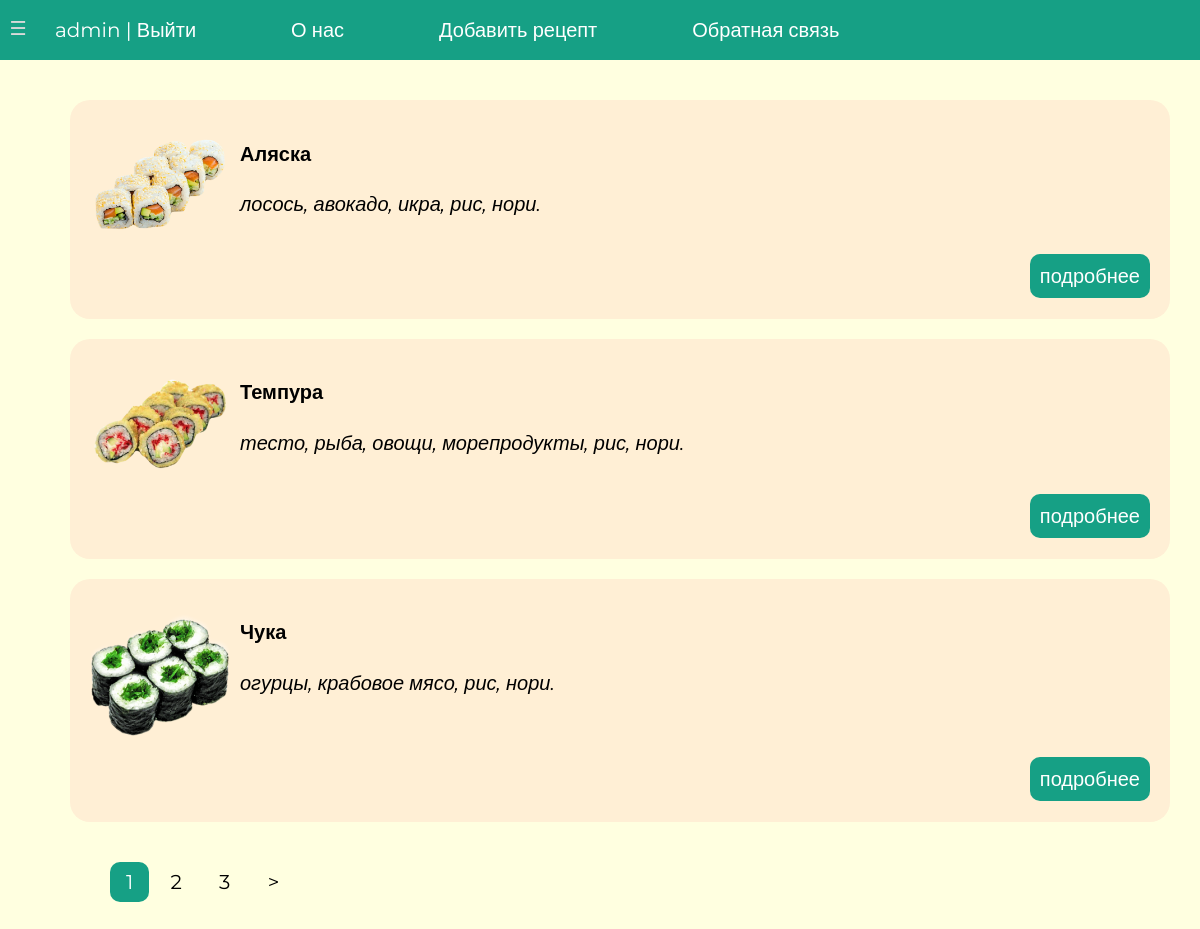
Page /category/pizza/ (signed in) on the committed database.
### app1/models.py (models this page shows, shortened)
class Eat(models.Model):
    title = models.CharField(max_length=255, verbose_name='Заголовок')
    description = models.TextField(blank=True, verbose_name='Описание')
    photo = models.ImageField(upload_to='photos/%Y/%m/%d', verbose_name='Фото')
    time_create = models.DateTimeField(auto_now_add=True, verbose_name='Дата создания')
    time_update = models.DateTimeField(auto_now=True, verbose_name='Дата изменения')
    is_existed = models.BooleanField(default=True, verbose_name='Наличие')
    category = models.ForeignKey('Category', on_delete=models.PROTECT, verbose_name='Категория', related_name='get_posts')
    slug = models.SlugField(max_length=255, unique=True, db_index=True, verbose_name='URL')
    def get_absolute_url(self):
        return reverse('position', kwargs={'post_slug': self.slug})
    class Meta:
        verbose_name = 'Все позиции еды'
        verbose_name_plural = 'Все позиции еды'
        ordering = ['-time_create', 'title']

### app1/views.py (the view)
# urls.py: path('category/<slug:category_slug>/', EatCategory.as_view(), name='category'),
class EatCategory(DataMixin, ListView):
    model = Eat
    template_name = 'app1/index.html'
    context_object_name = 'posts'
    allow_empty = False
    def get_queryset(self):
        return Eat.objects.filter(category__slug=self.kwargs['category_slug'], is_existed=True)
    def get_context_data(self, *, object_list=None, **kwargs):
        context = super().get_context_data(**kwargs)
        c = Category.objects.get(slug=self.kwargs['category_slug'])
        c_def = self.get_user_context(title="Категория - " + str(c.name),
                                      cat_selected=c.pk)
        return dict(list(context.items()) + list(c_def.items()))

### app1/models.py (called while the page is built)
    def get_absolute_url(self):
        return reverse('category', kwargs={'category_slug': self.slug})

### app1/templatetags/app1_tags.py (called while the page is built)
@register.inclusion_tag('app1/list_categories.html')
def show_categories(sort=None, cat_selected=0):
    if not sort:
        cats = Category.objects.all()
    else:
        cats = Category.objects.order_by(sort)
    return {"cats": cats, 'cat_selected': cat_selected}

@register.inclusion_tag('app1/list_menu.html')
def show_menu(sort=None, menu=menu):
    menu = menu
    return {"menu": menu}

### app1/utils.py (called while the page is built)
    def get_user_context(self, **kwargs):
        context = kwargs
        cats = cache.get("cats")
        if not cats:
            cats = Category.objects.annotate(Count('get_posts'))
            cache.set("cats", cats, 60)
        user_menu = menu.copy()
        if not self.request.user.is_authenticated:
            user_menu.pop(1)  # удаляем Добавить рецепт из меню, если пользователь не авторизован
        context['menu'] = user_menu
        context['cats'] = cats
        if 'cat_selected' not in context:
            context['cat_selected'] = 0
        return context

### app1/templates/app1/index.html (shortened to what this page needs)
{% extends 'app1/base.html' %}
{% block content %}
<ul class="list-articles">
	{% for p in posts %}
			<div class = article_l>
				{% if p.photo %}
					<p><img class="img-article-left thumb" src="{{p.photo.url}}"></p>
				{% endif %}
				<li><h4>{{p.title}}</h4>
				<p>{{p.description}}</p>
				<div class="link-read">
			<p class="link-read-post"><a href="{{ p.get_absolute_url }}">подробнее</a></p>
					</div>
			</li>
				</div>
	{% endfor %}
</ul>
{% endblock  %}

### app1/templates/app1/base.html (shortened to what this page needs)
{% load static %}
{% load app1_tags %}
<!DOCTYPE html>
<html>
<head>
	<link type="text/css" href="{% static 'app1/css/style-f.css' %}" rel="stylesheet" />
	<link type="text/css" href="{% static 'app1/css/left-nav-style.css' %}" rel="stylesheet" />
	<link type="text/css" href="{% static 'app1/css/styles.css' %}" rel="stylesheet" />
</head>
<body>
<nav class="nav">
	<label for="nav-toggle" class="nav-toggle" onclick></label>
</nav>
<table class="table-page" border=0 cellpadding="0" cellspacing="0">
<tr><td valign=top>
{% block mainmenu %}
		<div class="header">
			<ul id="mainmenu" class="mainmenu">
			{% if request.user.is_authenticated %}
				<li>{{ user.username }} | <a href="{% url 'logout' %}">Выйти</a></li>
			{% else %}
				<li><a href="{% url 'register' %}">Регистрация</a> | <a href="{% url 'login' %}">Войти</a></li>
			{% endif %}
{% for m in menu %}
			<li><a href="{% url m.url_name %}">{{ m.title }}</a></li>
{% endfor %}
			</ul>
		</div>
{% endblock mainmenu %}
<td valign="top" class="content cont">
	<div class="content-text">
{% block content %}{% endblock %}
	{% if page_obj.has_other_pages %}
		<nav class="list-pages">
			<ul>
			{% for p in paginator.page_range %}
				{% if page_obj.number == p %}
					<li class ="page-num selected-pag-page">{{ p }}  </li>
				{% elif p >= page_obj.number|add:-1 and p <= page_obj.number|add:2 %}
					<li class="page-num">
					<a href="?page={{ p }}">{{ p }}</a>
					</li>
				{% endif %}
			{% endfor %}
				{% if page_obj.has_next %}
				<li class="page-num">
					<a href="?page={{ page_obj.next_page_number }}">&gt;</a>
				{% endif %}
			</ul>
		</nav>
		{% endif %}
	</div>
</td></tr></table>
</body>
</html>

### app1/static/app1/css/style-f.css (style rules this page uses)
* { box-sizing: border-box; }
html { font-size: 100%; }
html, body { margin: 0; padding: 0; width: 100%; height: 100%; }
body { color: #333; font: 1em 'Open Sans', sans-serif; background-color: #f1f1f1; }
p { margin-bottom: 16px; }
a { color: #006b05; text-decoration: none; }

### app1/static/app1/css/left-nav-style.css (style rules this page uses)
.nav { width: 320px; min-width: 320px; height: 100%; position: fixed; top: 0; bottom: 0; margin: 0; left: -320px; padding: 15px 20px; -webkit-transition: left 0.3s; -moz-transition: left 0.3s; transition: left 0.3s; background: #16a085; z-index: 2000; }
.nav-toggle { position: absolute; left: 320px; top: 1em; padding-left:0.5em; padding-right:0.5em; background: inherit; color: #dadada; cursor: pointer; font-size: 1.2em; line-height: 1; z-index: 2001; -webkit-transition: color .25s ease-in-out; -moz-transition: color .25s ease-in-out; transition: color .25s ease-in-out; }
.nav-toggle:after { content: '\2630'; text-decoration: none; }
body { -webkit-animation: bugfix infinite 1s; }
@media screen and (min-width: 320px) { html, body { margin: 0; overflow-x: hidden; } }

### app1/static/app1/css/styles.css (style rules this page uses)
html, body { font-family: 'Montserrat', sans-serif; margin: 0; padding: 0; height: 100%; width: 100%; color: #d3d3d3; }
a { color: #7ab200; text-decoration: none; }
img { max-width: 600px; height: auto; }
img.img-article-left { max-width: 300px; height: auto; float: left; padding: 0 10px 10px 0; }
img.img-article-left.thumb { max-width: 150px; height: auto; }
p.link-read-post { text-align: right; }
p.link-read-post a { padding: 10px; min-width: 100px; background-color: #16a085; color: white; text-decoration: none; border-radius: 10px; font-style: normal; }
ul.list-articles { list-style: none; margin: 0; padding: 0; }
.article_l { padding: 15px 20px; margin-bottom: 20px; border-radius: 20px; background-color: #FFEFD5; }
.article_l p { font-style: italic; }
.table-page { width: 100%; height: 100%; vertical-align: top; }
.table-page tr { height: 100%; }
.header { position: fixed; background-color: #16a085; height: 60px; width: 100%; }
ul.mainmenu { list-style: none; margin: 0; padding: 0; height: 60px; color: white; font-size: 20px; overflow: hidden; }
ul.mainmenu li { float: left; margin: 18px 40px 0 30px; padding-left:25px; }
ul.mainmenu li a { color: white; text-decoration: none; }
.content { padding: 40px 30px 30px 40px; width: 100%; box-sizing: border-box; transition: 0.5s; z-index: 0; background-color:#FFFFE0; }
.content-text { margin: 60px 0 0 30px; color: #000; font-size: 20px; }
nav.list-pages { display: inline-block; padding: 0; margin: 0; }
nav.list-pages ul { display: inline-block; }
nav.list-pages li { display: inline-block; text-align: center; padding: 8px 16px; }
nav.list-pages li a { color: black }
.selected-pag-page { background-color: #16a085; color: white; border-radius: 10px; }

### rows in the picture
Eat: photo (picture), title "Аляска", description "лосось, авокадо, икра, рис, нори."
Eat: photo (picture), title "Темпура", description "тесто, рыба, овощи, морепродукты, рис, нори."
Eat: photo (picture), title "Чука", description "огурцы, крабовое мясо, рис, нори."

### other values in the picture
{{ user.username }} "admin"
{{ m.title }} "О нас" "Добавить рецепт" "Обратная связь"
{{ p }} "1"
{{ p }} "2" "3"
